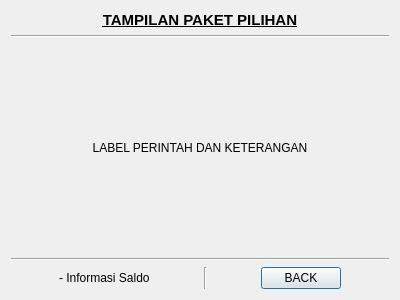
<?xml version="1.0" encoding="UTF-8"?>
<ui version="4.0">
 <class>ReaderDialog</class>
 <widget class="QDialog" name="ReaderDialog">
  <property name="geometry">
   <rect>
    <x>0</x>
    <y>0</y>
    <width>400</width>
    <height>300</height>
   </rect>
  </property>
  <property name="windowTitle">
   <string>Dialog</string>
  </property>
  <layout class="QVBoxLayout" name="verticalLayout">
   <item>
    <widget class="QLabel" name="labelTitle">
     <property name="font">
      <font>
       <pointsize>11</pointsize>
       <weight>75</weight>
       <bold>true</bold>
       <underline>true</underline>
      </font>
     </property>
     <property name="text">
      <string>TAMPILAN PAKET PILIHAN</string>
     </property>
     <property name="alignment">
      <set>Qt::AlignCenter</set>
     </property>
    </widget>
   </item>
   <item>
    <widget class="Line" name="line_2">
     <property name="orientation">
      <enum>Qt::Horizontal</enum>
     </property>
    </widget>
   </item>
   <item>
    <widget class="QLabel" name="label">
     <property name="sizePolicy">
      <sizepolicy hsizetype="Preferred" vsizetype="Expanding">
       <horstretch>0</horstretch>
       <verstretch>0</verstretch>
      </sizepolicy>
     </property>
     <property name="text">
      <string>LABEL PERINTAH DAN KETERANGAN</string>
     </property>
     <property name="alignment">
      <set>Qt::AlignCenter</set>
     </property>
    </widget>
   </item>
   <item>
    <widget class="Line" name="line">
     <property name="orientation">
      <enum>Qt::Horizontal</enum>
     </property>
    </widget>
   </item>
   <item>
    <layout class="QHBoxLayout" name="horizontalLayout">
     <property name="sizeConstraint">
      <enum>QLayout::SetDefaultConstraint</enum>
     </property>
     <item>
      <layout class="QVBoxLayout" name="verticalLayout_2">
       <item>
        <widget class="QLabel" name="labelCurrentBalance">
         <property name="sizePolicy">
          <sizepolicy hsizetype="Preferred" vsizetype="Fixed">
           <horstretch>0</horstretch>
           <verstretch>0</verstretch>
          </sizepolicy>
         </property>
         <property name="text">
          <string>- Informasi Saldo</string>
         </property>
        </widget>
       </item>
       <item>
        <layout class="QHBoxLayout" name="horizontalLayout_2"/>
       </item>
      </layout>
     </item>
     <item>
      <widget class="Line" name="line_3">
       <property name="orientation">
        <enum>Qt::Vertical</enum>
       </property>
      </widget>
     </item>
     <item>
      <widget class="QPushButton" name="backButton">
       <property name="sizePolicy">
        <sizepolicy hsizetype="Maximum" vsizetype="Preferred">
         <horstretch>0</horstretch>
         <verstretch>0</verstretch>
        </sizepolicy>
       </property>
       <property name="text">
        <string>BACK</string>
       </property>
      </widget>
     </item>
    </layout>
   </item>
  </layout>
 </widget>
 <resources/>
 <connections>
  <connection>
   <sender>backButton</sender>
   <signal>clicked()</signal>
   <receiver>ReaderDialog</receiver>
   <slot>close()</slot>
   <hints>
    <hint type="sourcelabel">
     <x>389</x>
     <y>289</y>
    </hint>
    <hint type="destinationlabel">
     <x>476</x>
     <y>235</y>
    </hint>
   </hints>
  </connection>
 </connections>
</ui>
